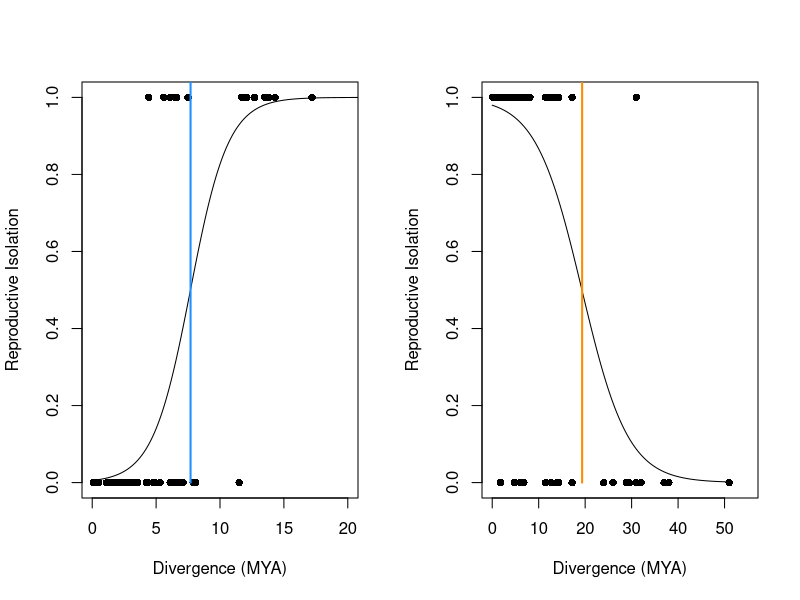

Write R code to recreate this figure.
#Haldane's Rule and Time to Speciation
#Haldane's Rule first
#read in data
dat <- read.csv("../data/data.csv")

#keep only male and both observations, get rid of "sterile" observations
dat <- dat[dat$ri %in% c("male", "both"),]

dat$rinum[dat$ri =="male"] <- 1
dat$rinum[dat$ri =="both"] <- 0

#make the model

fit <- glm(as.factor(rinum)~divergence, family=binomial, data = dat)

summary(fit)

newdat <- data.frame(divergence=seq(0, max(dat$divergence), length.out=1000))

# then we use the predict function to generate the expected values in
# the response variable.

newdat$result <- predict(fit, newdata = newdat, type="response")

#plot time
#set up parameters for multipaneled figure
parameter <- par(mfrow=c(1,2))
#note - I am limiting the x axis to 20 years - this gets rid of the Phasianus colchicus x Gallus gallus fertile male
#observation
parameter <- plot(dat$rinum ~ dat$divergence, pch=16,
                  xlim = c(xmin = 0, xmax = 20),
                  xlab = "Divergence (MYA)",
                  ylab = "Reproductive Isolation") + 
  lines(y=newdat$result, x=newdat$divergence) +
  segments(x0 = newdat$divergence[min(which(newdat$result > 0.5))],
           y0 = 0, x1 = newdat$divergence[min(which(newdat$result > 0.5))],
           y1 = 3.5, col = "dodgerblue", lwd = 2)

#I then export this plot as pdf and edit axes in ppt

#this is the age that Haldane's Rule is 50% effective?? 
newdat$divergence[min(which(newdat$result > 0.5))]

#Now do time to speciation
#read in data
dat <- read.csv("../data/data.csv")

#recode male and both as 0's
dat$rinum[dat$ri =="male"] <- 1
dat$rinum[dat$ri == "both"] <- 1
dat$rinum[dat$ri =="sterile"] <- 0

#make the model

fit <- glm(as.factor(rinum)~divergence, family=binomial, data = dat)

summary(fit)

newdat <- data.frame(divergence=seq(0, max(dat$divergence), length.out=1000))

# then we use the predict function to generate the expected values in
# the response variable.

newdat$result <- predict(fit, newdata = newdat, type="response")

#this is the age that speciation is 50% effective?? 
newdat$divergence[min(which(newdat$result < 0.5))]

#note - I am limiting the x axis to 20 years - this gets rid of the Phasianus colchicus x Gallus gallus fertile male
#observation
parameter <- plot(dat$rinum ~ dat$divergence, pch=16,
                  xlim = c(xmin = 0, xmax = 55),
                  xlab = "Divergence (MYA)",
                  ylab = "Reproductive Isolation") + 
  lines(y=newdat$result, x=newdat$divergence) +
  segments(x0 = newdat$divergence[min(which(newdat$result < 0.5))],
           y0 = 0, x1 = newdat$divergence[min(which(newdat$result < 0.5))],
           y1 = 3.5, col = "darkorange", lwd = 2)


